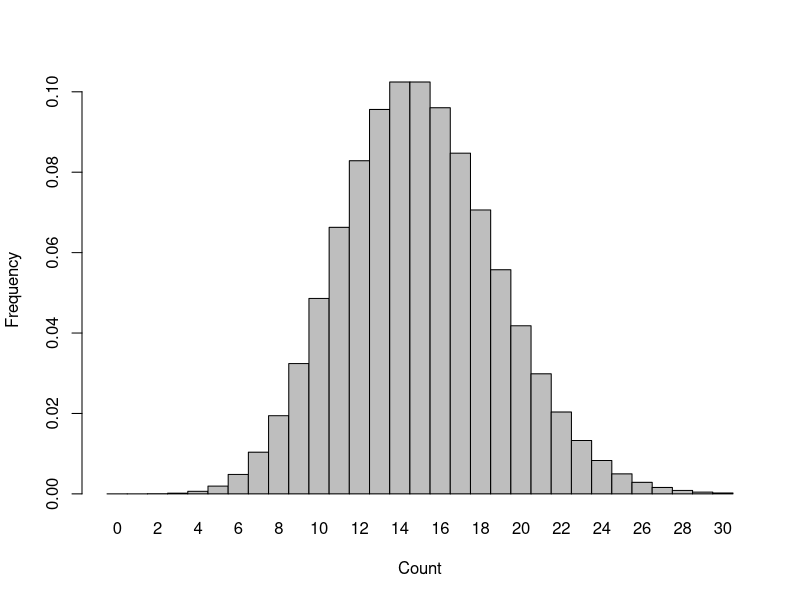
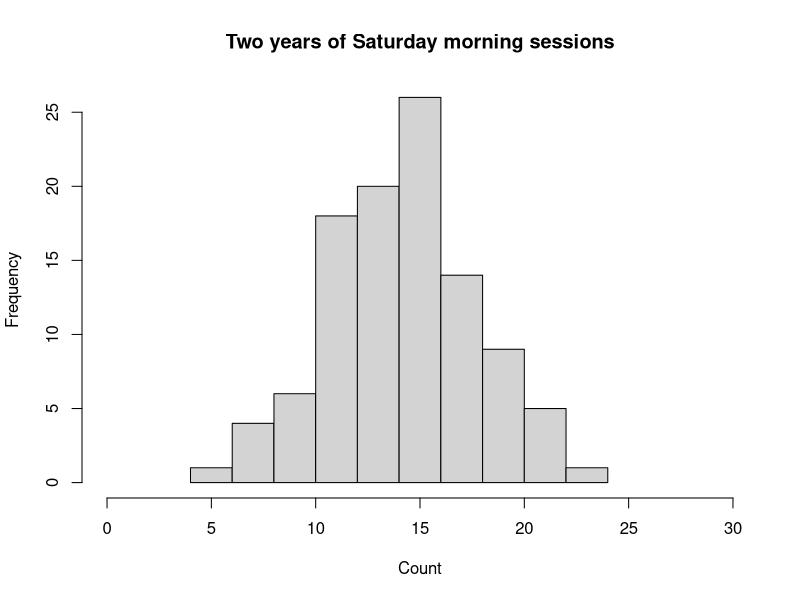

Write R code to recreate these figures, in order.
## ---- chunk 1
duet.prob <- 1 - ppois(q=8, lambda=15) #Note to self: the ppois function does 8 or less, so therefore you need to do 1 - ppois!
duet.prob
## ---- chunk 2
song.prob <- dpois(x=0, lambda=15)
song.prob
## ---- chunk 3
call.prob <- dpois(x=3, lambda=15)
call.prob
## ---- chunk 4
#Note to self: see page 340 of 'The Book of R' for more info about this mass function!
duet.plot <- barplot(dpois(x=0:30, lambda=15), space=0, ylab="Frequency", xlab="Count", names.arg=0:30)
duet.plot
## ---- chunk 5
#Note to self: See page 341 of 'The Book of R'.
two.years <- rpois(n=104, lambda=15)
## ---- chunk 6
hist(two.years, xlim=c(0,30), ylab="Frequency", xlab="Count", main="Two years of Saturday morning sessions")
